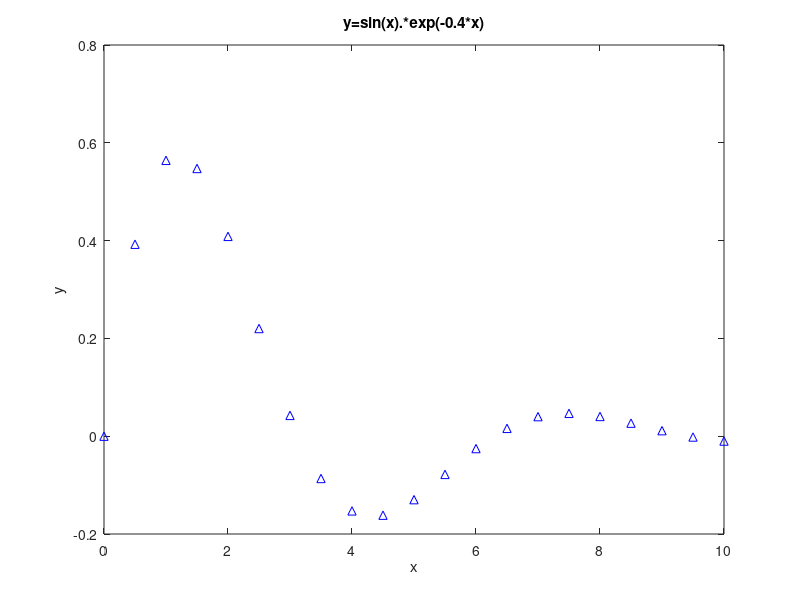

The MATLAB script that drew this image:
 x=0:0.5:10; % x\in [0,0]
y=sin(x).*exp(-0.4*x); % y=sin(x)*e^(-0.4*x)
plot (x,y,'b^') 
xlabel('x');
ylabel('y');
title('y=sin(x).*exp(-0.4*x)'); 
